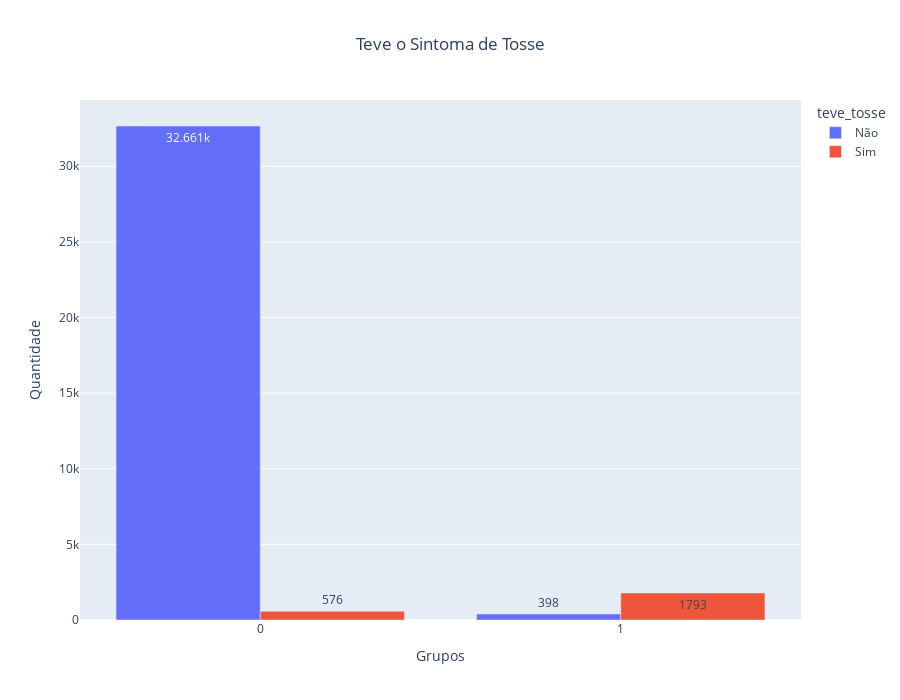

Here is the notebook cell this chart was saved with:
### Code cell
fPlotaGraficos(df_teve_tosse, 'Teve o Sintoma de Tosse')

### Figure 1 — Plotly figure (JSON) as saved in the notebook; plotly's stock layout.template omitted (floating-point values rounded to 4 significant figures)
{"data": [{"alignmentgroup": "True", "hovertemplate": "teve_tosse=Não<br>Grupos=%{x}<br>Quantidade=%{y}<extra></extra>", "legendgroup": "Não", "marker": {"color": "#636efa", "pattern": {"shape": ""}}, "name": "Não", "offsetgroup": "Não", "orientation": "v", "showlegend": true, "textposition": "auto", "texttemplate": "%{y}", "type": "bar", "x": [0, 1], "xaxis": "x", "y": [32661, 398], "yaxis": "y"}, {"alignmentgroup": "True", "hovertemplate": "teve_tosse=Sim<br>Grupos=%{x}<br>Quantidade=%{y}<extra></extra>", "legendgroup": "Sim", "marker": {"color": "#EF553B", "pattern": {"shape": ""}}, "name": "Sim", "offsetgroup": "Sim", "orientation": "v", "showlegend": true, "textposition": "auto", "texttemplate": "%{y}", "type": "bar", "x": [0, 1], "xaxis": "x", "y": [576, 1793], "yaxis": "y"}], "layout": {"autosize": false, "barmode": "group", "height": 700, "legend": {"title": {"text": "teve_tosse"}, "tracegroupgap": 0}, "title": {"text": "Teve o Sintoma de Tosse", "x": 0.5}, "xaxis": {"anchor": "y", "domain": [0, 1], "dtick": 1, "tickmode": "linear", "title": {"text": "Grupos"}}, "yaxis": {"anchor": "x", "domain": [0, 1], "title": {"text": "Quantidade"}}}}
